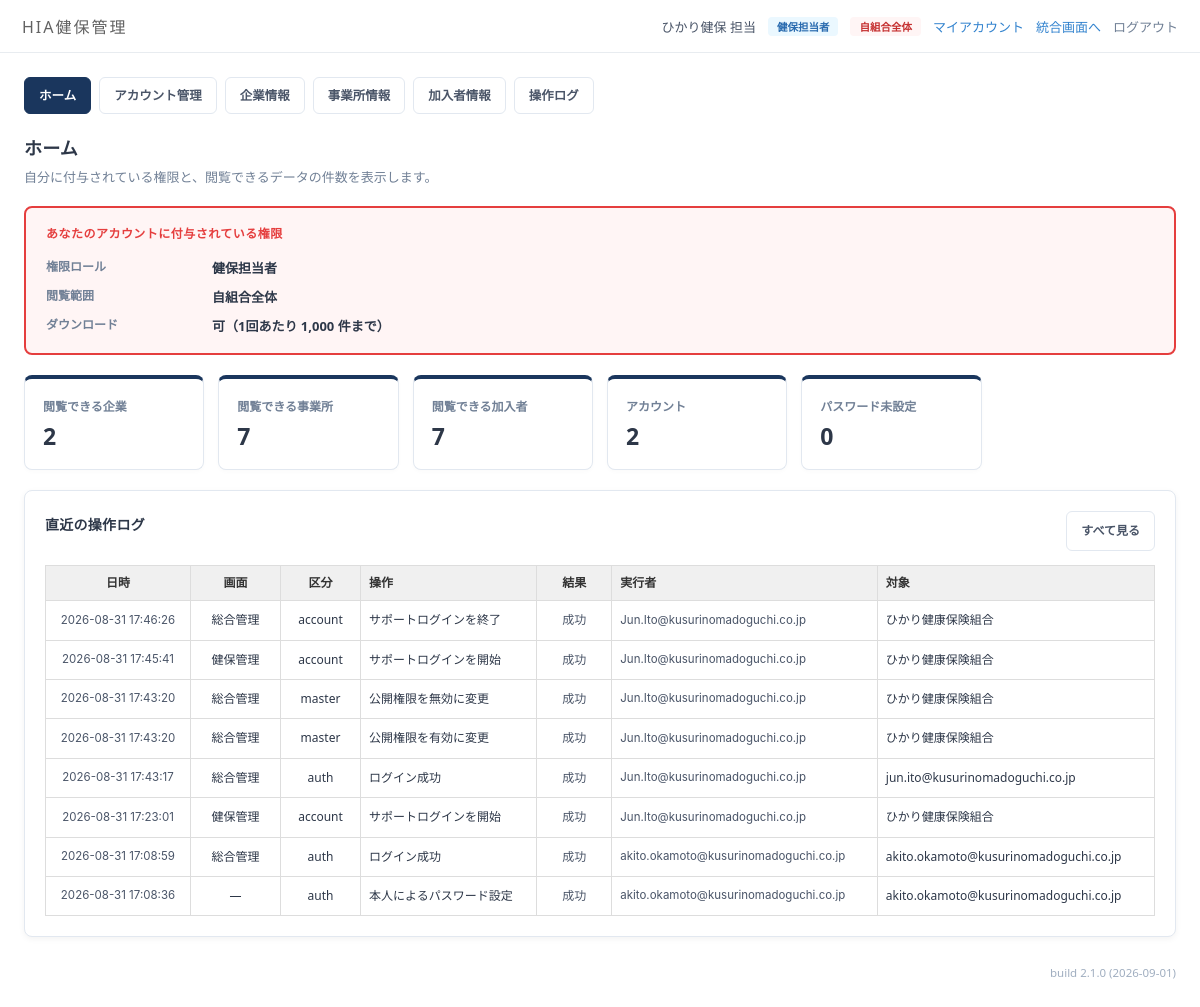
The app's page /dashboard (signed in), older data.
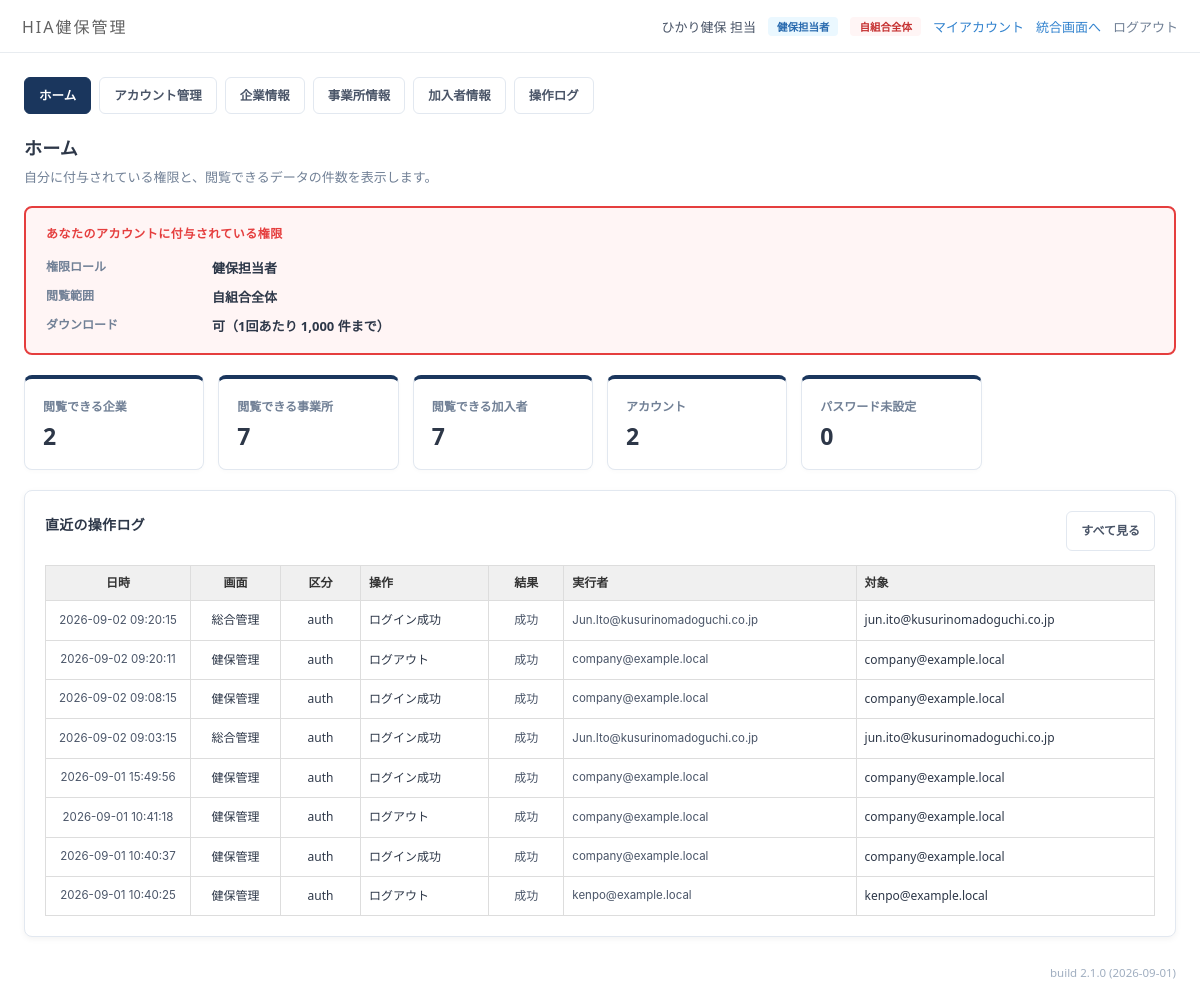
The same page, newer data.
### tables this page shows
CREATE TABLE audit_log (
  id          INTEGER PRIMARY KEY AUTOINCREMENT,
  ts          TEXT NOT NULL DEFAULT (datetime('now','localtime')),
  shell       TEXT,               -- km（HIA総合管理）/ kenpo（HIA健保管理）
  category    TEXT NOT NULL,      -- auth / account / master / import / download
  action      TEXT NOT NULL,
  result      TEXT NOT NULL,      -- success / failure / blocked
  actor_email TEXT,
  actor_id    INTEGER,
  actor_role  TEXT,
  kenpo_id    INTEGER,
  ip          TEXT,
  target      TEXT,
  detail      TEXT
);

### app.py (the view)
@app.route("/dashboard")
@login_required
def dashboard():
    db, acc = get_db(), current_account()
    where, params = member_where(acc)
    stats = {
        "companies": len(scoped_companies(acc)),
        "offices": len(scoped_offices(acc)),
        "members": db.execute(f"SELECT COUNT(*) c FROM member m WHERE {where}",
                              params).fetchone()["c"],
    }
    q, p = "SELECT COUNT(*) c FROM account WHERE status <> 'deleted'", []
    if acc["role"] == "kenpo_user":
        q += " AND kenpo_id=?"
        p = [acc["kenpo_id"]]
    elif acc["role"] == "company_user":
        mine = account_company_ids(acc["id"]) or [0]
        q += (" AND id IN (SELECT account_id FROM account_company WHERE company_id IN ("
              + ",".join("?" * len(mine)) + "))")
        p = list(mine)
    stats["accounts"] = db.execute(q, p).fetchone()["c"]
    stats["invited"] = db.execute(q + " AND status='invited'", p).fetchone()["c"]
    recent = db.execute("SELECT * FROM audit_log ORDER BY id DESC LIMIT 8").fetchall()
    return render_template("dashboard.html", stats=stats, recent=recent)

### app.py (called while the page is built, shortened)
def get_db():
    if "db" not in g:
        g.db = sqlite3.connect(DB_PATH)
        g.db.row_factory = sqlite3.Row
        g.db.execute("PRAGMA foreign_keys = ON")
    return g.db

def real_account():
    aid = session.get("account_id")
    if not aid:
        return None
    if "real_acc" not in g:
        g.real_acc = get_db().execute(
            "SELECT * FROM account WHERE id=? AND status='active'", (aid,)).fetchone()
    return g.real_acc

def support_kenpo():
    kid = session.get("support_kenpo_id")
    if not kid:
        return None

def current_account():
    me = real_account()
    if not me:
        return None
    if "acc" not in g:
        kenpo = support_kenpo()
        if kenpo:
            acc = dict(me)
            acc.update(role="kenpo_user", view_scope="kenpo_all", kenpo_id=kenpo["id"],
                       company_id=None, is_primary=0, can_download=me["can_download"],
                       name=f"{me['name']}（サポート）", support=True,
                       support_kenpo=kenpo["name"])
            g.acc = acc
        else:
            g.acc = me
    return g.acc

def is_doctor(acc=None):
    return sub_role(acc if acc is not None else current_account()) == "doctor"

### templates/dashboard.html
{% extends "base.html" %}{% block body %}
<h1 class="page-title">ホーム</h1>
<p class="page-lead">自分に付与されている権限と、閲覧できるデータの件数を表示します。</p>
<div class="scope-box {{ 'wide-scope' if acc.view_scope!='own_company' }}">
  <div class="scope-ttl">あなたのアカウントに付与されている権限</div>
  <dl>
    <dt>権限ロール</dt><dd>{{ ROLE_LABELS[acc.role] }}</dd>
    <dt>閲覧範囲</dt><dd>{{ SCOPE_LABELS[acc.view_scope] }}</dd>
    <dt>ダウンロード</dt>
    <dd>{% if acc.can_download or acc.role=='system_admin' %}可（1回あたり {{ '{:,}'.format(MAX_EXPORT_ROWS) }} 件まで）{% else %}<span class="no">不可</span>{% endif %}</dd>
  </dl>
</div>
<div class="stat-row">
  <div class="stat-box"><div class="stat-l">閲覧できる企業</div><div class="stat-n">{{ stats.companies }}</div></div>
  <div class="stat-box"><div class="stat-l">閲覧できる事業所</div><div class="stat-n">{{ stats.offices }}</div></div>
  <div class="stat-box"><div class="stat-l">閲覧できる加入者</div><div class="stat-n">{{ '{:,}'.format(stats.members) }}</div></div>
  <div class="stat-box"><div class="stat-l">アカウント</div><div class="stat-n">{{ stats.accounts }}</div></div>
  <div class="stat-box"><div class="stat-l">パスワード未設定</div><div class="stat-n">{{ stats.invited }}</div></div>
</div>
{% if recent %}
<div class="block">
  <div class="blk-head"><h2>直近の操作ログ</h2>
    <a class="btn-sm" href="{{ url_for('logs') }}" style="text-decoration:none">すべて見る</a></div>
  <div class="table-scroll">
  <table class="result-table" style="table-layout:auto">
    <thead><tr><th style="width:145px">日時</th><th style="width:90px">画面</th><th style="width:80px">区分</th>
      <th class="tl">操作</th><th style="width:75px">結果</th><th class="tl">実行者</th><th class="tl">対象</th></tr></thead>
    <tbody>
    {% for r in recent %}
    <tr class="{{ 'bad' if r.result!='success' }}">
      <td class="ts">{{ r.ts }}</td><td>{{ {'km':'総合管理','kenpo':'健保管理'}.get(r.shell, '—') }}</td>
      <td>{{ r.category }}</td><td class="tl">{{ r.action }}</td>
      <td class="res-{{ r.result }}">{{ {'success':'成功','failure':'失敗','blocked':'ブロック'}.get(r.result, r.result) }}</td>
      <td class="tl code">{{ r.actor_email or '—' }}</td><td class="tl">{{ r.target or '—' }}</td>
    </tr>
    {% endfor %}
    </tbody>
  </table>
  </div>
</div>
{% endif %}
{% endblock %}

Row changes from the older to the newer data that the page shows:
no longer on this page (row unchanged): audit_log: ts "2026-08-31 17:46:26", shell "総合管理", category "account", action "サポートログインを終了", result "成功", actor_email "Jun.Ito@kusurinomadoguchi.co.jp", target "ひかり健康保険組合"
no longer on this page (row unchanged): audit_log: ts "2026-08-31 17:45:41", shell "健保管理", category "account", action "サポートログインを開始", result "成功", actor_email "Jun.Ito@kusurinomadoguchi.co.jp", target "ひかり健康保険組合"
no longer on this page (row unchanged): audit_log: ts "2026-08-31 17:43:20", shell "総合管理", category "master", action "公開権限を無効に変更", result "成功", actor_email "Jun.Ito@kusurinomadoguchi.co.jp", target "ひかり健康保険組合"
no longer on this page (row unchanged): audit_log: ts "2026-08-31 17:43:20", shell "総合管理", category "master", action "公開権限を有効に変更", result "成功", actor_email "Jun.Ito@kusurinomadoguchi.co.jp", target "ひかり健康保険組合"
no longer on this page (row unchanged): audit_log: ts "2026-08-31 17:43:17", shell "総合管理", category "auth", action "ログイン成功", result "成功", actor_email "Jun.Ito@kusurinomadoguchi.co.jp", target "jun.ito@kusurinomadoguchi.co.jp"
no longer on this page (row unchanged): audit_log: ts "2026-08-31 17:23:01", shell "健保管理", category "account", action "サポートログインを開始", result "成功", actor_email "Jun.Ito@kusurinomadoguchi.co.jp", target "ひかり健康保険組合"
no longer on this page (row unchanged): audit_log: ts "2026-08-31 17:08:59", shell "総合管理", category "auth", action "ログイン成功", result "成功", actor_email "akito.okamoto@kusurinomadoguchi.co.jp", target "akito.okamoto@kusurinomadoguchi.co.jp"
no longer on this page (row unchanged): audit_log: ts "2026-08-31 17:08:36", shell "—", category "auth", action "本人によるパスワード設定", result "成功", actor_email "akito.okamoto@kusurinomadoguchi.co.jp", target "akito.okamoto@kusurinomadoguchi.co.jp"
added audit_log: ts "2026-09-02 09:20:15", shell "総合管理", category "auth", action "ログイン成功", result "成功", actor_email "Jun.Ito@kusurinomadoguchi.co.jp", target "jun.ito@kusurinomadoguchi.co.jp"
added audit_log: ts "2026-09-02 09:20:11", shell "健保管理", category "auth", action "ログアウト", result "成功", actor_email "company@example.local", target "company@example.local"
added audit_log: ts "2026-09-02 09:08:15", shell "健保管理", category "auth", action "ログイン成功", result "成功", actor_email "company@example.local", target "company@example.local"
added audit_log: ts "2026-09-02 09:03:15", shell "総合管理", category "auth", action "ログイン成功", result "成功", actor_email "Jun.Ito@kusurinomadoguchi.co.jp", target "jun.ito@kusurinomadoguchi.co.jp"
added audit_log: ts "2026-09-01 15:49:56", shell "健保管理", category "auth", action "ログイン成功", result "成功", actor_email "company@example.local", target "company@example.local"
added audit_log: ts "2026-09-01 10:41:18", shell "健保管理", category "auth", action "ログアウト", result "成功", actor_email "company@example.local", target "company@example.local"
added audit_log: ts "2026-09-01 10:40:37", shell "健保管理", category "auth", action "ログイン成功", result "成功", actor_email "company@example.local", target "company@example.local"
added audit_log: ts "2026-09-01 10:40:25", shell "健保管理", category "auth", action "ログアウト", result "成功", actor_email "kenpo@example.local", target "kenpo@example.local"
